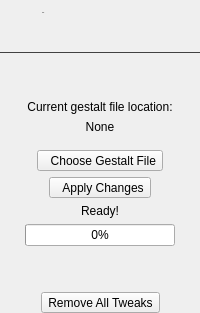
            <widget class="QWidget" name="applyPage">
             <layout class="QVBoxLayout" name="verticalLayout_6">
              <property name="leftMargin">
               <number>0</number>
              </property>
              <property name="topMargin">
               <number>0</number>
              </property>
              <property name="rightMargin">
               <number>0</number>
              </property>
              <property name="bottomMargin">
               <number>0</number>
              </property>
              <item>
               <widget class="QWidget" name="verticalWidget" native="true">
                <layout class="QVBoxLayout" name="verticalLayout_24">
                 <property name="leftMargin">
                  <number>0</number>
                 </property>
                 <property name="topMargin">
                  <number>0</number>
                 </property>
                 <property name="rightMargin">
                  <number>0</number>
                 </property>
                 <property name="bottomMargin">
                  <number>0</number>
                 </property>
                 <item>
                  <widget class="QWidget" name="locSimPageHeader_2" native="true">
                   <layout class="QHBoxLayout" name="horizontalLayout_33">
                    <property name="spacing">
                     <number>10</number>
                    </property>
                    <property name="leftMargin">
                     <number>0</number>
                    </property>
                    <property name="rightMargin">
                     <number>0</number>
                    </property>
                    <item>
                     <widget class="QToolButton" name="toolButton_18">
                      <property name="enabled">
                       <bool>false</bool>
                      </property>
                      <property name="styleSheet">
                       <string notr="true">QToolButton {
	icon-size: 24px;
	background-color: transparent;
	padding-left: 0px;
	padding-right: 5px;
	border-radius: 0px;
}</string>
                      </property>
                      <property name="icon">
                       <iconset resource="resources.qrc">
                        <normaloff>:/icon/check-circle.svg</normaloff>:/icon/check-circle.svg</iconset>
                      </property>
                     </widget>
                    </item>
                    <item>
                     <widget class="QWidget" name="verticalWidget_11" native="true">
                      <layout class="QVBoxLayout" name="verticalLayout_33">
                       <property name="spacing">
                        <number>6</number>
                       </property>
                       <property name="leftMargin">
                        <number>0</number>
                       </property>
                       <property name="topMargin">
                        <number>0</number>
                       </property>
                       <property name="rightMargin">
                        <number>0</number>
                       </property>
                       <property name="bottomMargin">
                        <number>0</number>
                       </property>
                       <item>
                        <widget class="QLabel" name="statusBarLbl_5">
                         <property name="font">
                          <font>
                           <pointsize>-1</pointsize>
                           <bold>false</bold>
                          </font>
                         </property>
                         <property name="text">
                          <string>Apply</string>
                         </property>
                        </widget>
                       </item>
                       <item>
                        <widget class="QLabel" name="label_16">
                         <property name="text">
                          <string/>
                         </property>
                        </widget>
                       </item>
                      </layout>
                     </widget>
                    </item>
                    <item>
                     <spacer name="horizontalSpacer_15">
                      <property name="orientation">
                       <enum>Qt::Horizontal</enum>
                      </property>
                      <property name="sizeHint" stdset="0">
                       <size>
                        <width>40</width>
                        <height>20</height>
                       </size>
                      </property>
                     </spacer>
                    </item>
                   </layout>
                  </widget>
                 </item>
                 <item>
                  <widget class="Line" name="line_5">
                   <property name="styleSheet">
                    <string notr="true">QFrame {
	color: #414141;
}</string>
                   </property>
                   <property name="frameShadow">
                    <enum>QFrame::Plain</enum>
                   </property>
                   <property name="orientation">
                    <enum>Qt::Horizontal</enum>
                   </property>
                  </widget>
                 </item>
                 <item>
                  <spacer name="verticalSpacer_10">
                   <property name="orientation">
                    <enum>Qt::Vertical</enum>
                   </property>
                   <property name="sizeHint" stdset="0">
                    <size>
                     <width>20</width>
                     <height>40</height>
                    </size>
                   </property>
                  </spacer>
                 </item>
                 <item>
                  <widget class="QLabel" name="modifiedTweaksLbl">
                   <property name="text">
                    <string>Current gestalt file location:</string>
                   </property>
                   <property name="alignment">
                    <set>Qt::AlignCenter</set>
                   </property>
                  </widget>
                 </item>
                 <item>
                  <widget class="QLabel" name="gestaltLocationLbl">
                   <property name="text">
                    <string>None</string>
                   </property>
                   <property name="alignment">
                    <set>Qt::AlignCenter</set>
                   </property>
                  </widget>
                 </item>
                 <item>
                  <layout class="QHBoxLayout" name="horizontalLayout_7">
                   <property name="topMargin">
                    <number>10</number>
                   </property>
                   <property name="bottomMargin">
                    <number>0</number>
                   </property>
                   <item>
                    <widget class="QToolButton" name="chooseGestaltBtn">
                     <property name="text">
                      <string>  Choose Gestalt File</string>
                     </property>
                     <property name="icon">
                      <iconset resource="resources.qrc">
                       <normaloff>:/icon/folder.svg</normaloff>:/icon/folder.svg</iconset>
                     </property>
                     <property name="toolButtonStyle">
                      <enum>Qt::ToolButtonTextBesideIcon</enum>
                     </property>
                    </widget>
                   </item>
                  </layout>
                 </item>
                 <item>
                  <widget class="QWidget" name="horizontalWidget" native="true">
                   <layout class="QHBoxLayout" name="horizontalLayout_17">
                    <property name="leftMargin">
                     <number>0</number>
                    </property>
                    <property name="topMargin">
                     <number>0</number>
                    </property>
                    <property name="rightMargin">
                     <number>0</number>
                    </property>
                    <property name="bottomMargin">
                     <number>0</number>
                    </property>
                    <item>
                     <widget class="QToolButton" name="applyTweaksBtn">
                      <property name="text">
                       <string>  Apply Changes</string>
                      </property>
                      <property name="icon">
                       <iconset resource="resources.qrc">
                        <normaloff>:/icon/check-circle.svg</normaloff>:/icon/check-circle.svg</iconset>
                      </property>
                      <property name="toolButtonStyle">
                       <enum>Qt::ToolButtonTextBesideIcon</enum>
                      </property>
                     </widget>
                    </item>
                   </layout>
                  </widget>
                 </item>
                 <item>
                  <widget class="QLabel" name="statusLbl">
                   <property name="text">
                    <string>Ready!</string>
                   </property>
                   <property name="alignment">
                    <set>Qt::AlignCenter</set>
                   </property>
                  </widget>
                 </item>
                 <item alignment="Qt::AlignHCenter">
                  <widget class="QProgressBar" name="restoreProgressBar">
                   <property name="sizePolicy">
                    <sizepolicy hsizetype="Fixed" vsizetype="Fixed">
                     <horstretch>0</horstretch>
                     <verstretch>0</verstretch>
                    </sizepolicy>
                   </property>
                   <property name="minimumSize">
                    <size>
                     <width>150</width>
                     <height>0</height>
                    </size>
                   </property>
                   <property name="value">
                    <number>0</number>
                   </property>
                   <property name="alignment">
                    <set>Qt::AlignCenter</set>
                   </property>
                  </widget>
                 </item>
                 <item>
                  <spacer name="verticalSpacer_2">
                   <property name="orientation">
                    <enum>Qt::Vertical</enum>
                   </property>
                   <property name="sizeHint" stdset="0">
                    <size>
                     <width>20</width>
                     <height>40</height>
                    </size>
                   </property>
                  </spacer>
                 </item>
                 <item>
                  <widget class="QWidget" name="horizontalWidget" native="true">
                   <layout class="QHBoxLayout" name="horizontalLayout_25">
                    <property name="leftMargin">
                     <number>0</number>
                    </property>
                    <property name="topMargin">
                     <number>0</number>
                    </property>
                    <property name="rightMargin">
                     <number>0</number>
                    </property>
                    <property name="bottomMargin">
                     <number>0</number>
                    </property>
                    <item>
                     <spacer name="horizontalSpacer_14">
                      <property name="orientation">
                       <enum>Qt::Horizontal</enum>
                      </property>
                      <property name="sizeHint" stdset="0">
                       <size>
                        <width>40</width>
                        <height>20</height>
                       </size>
                      </property>
                     </spacer>
                    </item>
                    <item>
                     <widget class="QToolButton" name="removeTweaksBtn">
                      <property name="text">
                       <string>Remove All Tweaks</string>
                      </property>
                     </widget>
                    </item>
                    <item>
                     <spacer name="horizontalSpacer_16">
                      <property name="orientation">
                       <enum>Qt::Horizontal</enum>
                      </property>
                      <property name="sizeHint" stdset="0">
                       <size>
                        <width>40</width>
                        <height>20</height>
                       </size>
                      </property>
                     </spacer>
                    </item>
                   </layout>
                  </widget>
                 </item>
                </layout>
               </widget>
              </item>
             </layout>
            </widget>
